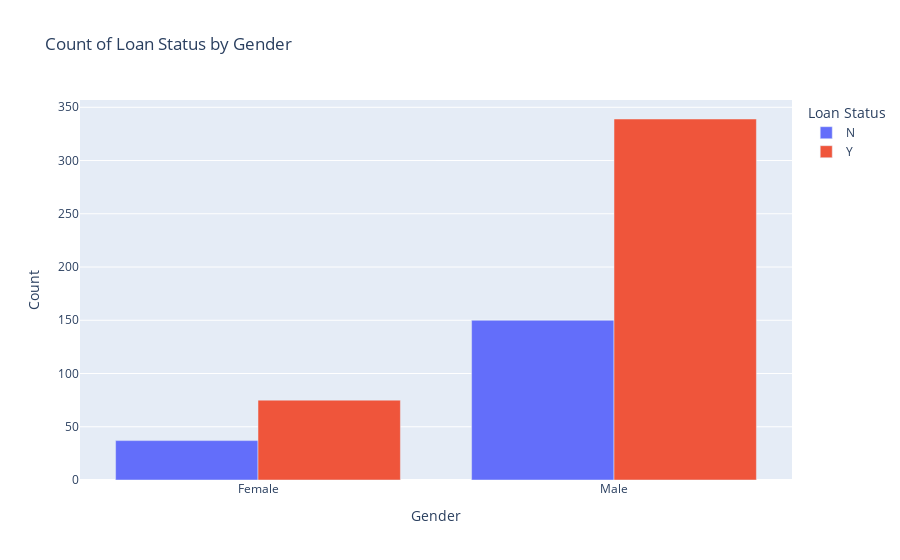
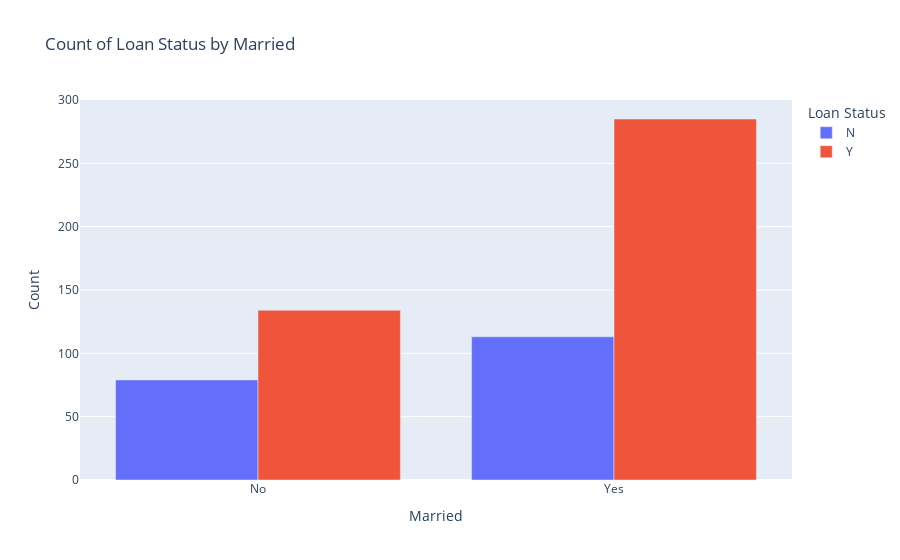
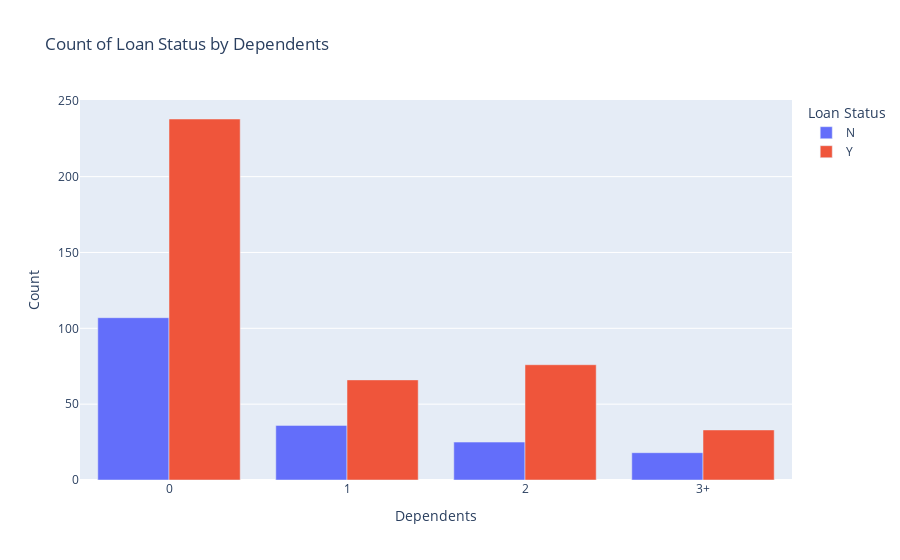
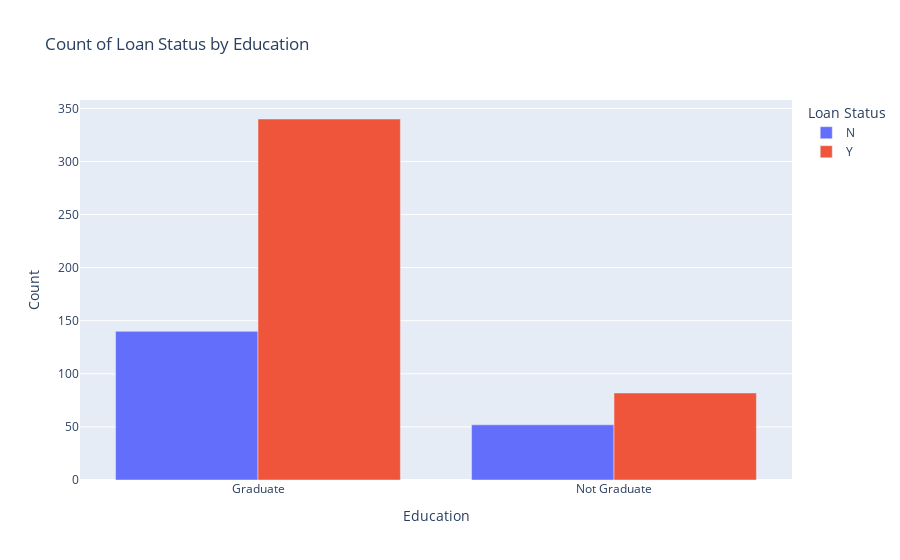

The code cell stored with these charts, in order, in its notebook:
### Code cell
# Define the list of categorical features
categorical_features = ['Gender', 'Married', 'Dependents', 'Education', 'Self_Employed', 'Property_Area']

# Plot grouped bar plots for each categorical feature with Loan_Status
for feature in categorical_features:
    counts = df.groupby([feature, 'Loan_Status']).size().reset_index(name='count')
    fig = px.bar(counts, x=feature, y='count', color='Loan_Status', barmode='group', 
                 labels={'count': 'Count', 'Loan_Status': 'Loan Status'}, 
                 title=f'Count of Loan Status by {feature}')
    fig.show()

### Figure 1 — Plotly figure (JSON) as saved in the notebook; plotly's stock layout.template omitted (floating-point values rounded to 4 significant figures)
{"data": [{"alignmentgroup": "True", "hovertemplate": "Loan Status=N<br>Gender=%{x}<br>Count=%{y}<extra></extra>", "legendgroup": "N", "marker": {"color": "#636efa", "pattern": {"shape": ""}}, "name": "N", "offsetgroup": "N", "orientation": "v", "showlegend": true, "textposition": "auto", "type": "bar", "x": ["Female", "Male"], "xaxis": "x", "y": [37, 150], "yaxis": "y"}, {"alignmentgroup": "True", "hovertemplate": "Loan Status=Y<br>Gender=%{x}<br>Count=%{y}<extra></extra>", "legendgroup": "Y", "marker": {"color": "#EF553B", "pattern": {"shape": ""}}, "name": "Y", "offsetgroup": "Y", "orientation": "v", "showlegend": true, "textposition": "auto", "type": "bar", "x": ["Female", "Male"], "xaxis": "x", "y": [75, 339], "yaxis": "y"}], "layout": {"barmode": "group", "legend": {"title": {"text": "Loan Status"}, "tracegroupgap": 0}, "title": {"text": "Count of Loan Status by Gender"}, "xaxis": {"anchor": "y", "domain": [0, 1], "title": {"text": "Gender"}}, "yaxis": {"anchor": "x", "domain": [0, 1], "title": {"text": "Count"}}}}

### Figure 2 — Plotly figure (JSON) as saved in the notebook; plotly's stock layout.template omitted (floating-point values rounded to 4 significant figures)
{"data": [{"alignmentgroup": "True", "hovertemplate": "Loan Status=N<br>Married=%{x}<br>Count=%{y}<extra></extra>", "legendgroup": "N", "marker": {"color": "#636efa", "pattern": {"shape": ""}}, "name": "N", "offsetgroup": "N", "orientation": "v", "showlegend": true, "textposition": "auto", "type": "bar", "x": ["No", "Yes"], "xaxis": "x", "y": [79, 113], "yaxis": "y"}, {"alignmentgroup": "True", "hovertemplate": "Loan Status=Y<br>Married=%{x}<br>Count=%{y}<extra></extra>", "legendgroup": "Y", "marker": {"color": "#EF553B", "pattern": {"shape": ""}}, "name": "Y", "offsetgroup": "Y", "orientation": "v", "showlegend": true, "textposition": "auto", "type": "bar", "x": ["No", "Yes"], "xaxis": "x", "y": [134, 285], "yaxis": "y"}], "layout": {"barmode": "group", "legend": {"title": {"text": "Loan Status"}, "tracegroupgap": 0}, "title": {"text": "Count of Loan Status by Married"}, "xaxis": {"anchor": "y", "domain": [0, 1], "title": {"text": "Married"}}, "yaxis": {"anchor": "x", "domain": [0, 1], "title": {"text": "Count"}}}}

### Figure 3 — Plotly figure (JSON) as saved in the notebook; plotly's stock layout.template omitted (floating-point values rounded to 4 significant figures)
{"data": [{"alignmentgroup": "True", "hovertemplate": "Loan Status=N<br>Dependents=%{x}<br>Count=%{y}<extra></extra>", "legendgroup": "N", "marker": {"color": "#636efa", "pattern": {"shape": ""}}, "name": "N", "offsetgroup": "N", "orientation": "v", "showlegend": true, "textposition": "auto", "type": "bar", "x": ["0", "1", "2", "3+"], "xaxis": "x", "y": [107, 36, 25, 18], "yaxis": "y"}, {"alignmentgroup": "True", "hovertemplate": "Loan Status=Y<br>Dependents=%{x}<br>Count=%{y}<extra></extra>", "legendgroup": "Y", "marker": {"color": "#EF553B", "pattern": {"shape": ""}}, "name": "Y", "offsetgroup": "Y", "orientation": "v", "showlegend": true, "textposition": "auto", "type": "bar", "x": ["0", "1", "2", "3+"], "xaxis": "x", "y": [238, 66, 76, 33], "yaxis": "y"}], "layout": {"barmode": "group", "legend": {"title": {"text": "Loan Status"}, "tracegroupgap": 0}, "title": {"text": "Count of Loan Status by Dependents"}, "xaxis": {"anchor": "y", "domain": [0, 1], "title": {"text": "Dependents"}}, "yaxis": {"anchor": "x", "domain": [0, 1], "title": {"text": "Count"}}}}

### Figure 4 — Plotly figure (JSON) as saved in the notebook; plotly's stock layout.template omitted (floating-point values rounded to 4 significant figures)
{"data": [{"alignmentgroup": "True", "hovertemplate": "Loan Status=N<br>Education=%{x}<br>Count=%{y}<extra></extra>", "legendgroup": "N", "marker": {"color": "#636efa", "pattern": {"shape": ""}}, "name": "N", "offsetgroup": "N", "orientation": "v", "showlegend": true, "textposition": "auto", "type": "bar", "x": ["Graduate", "Not Graduate"], "xaxis": "x", "y": [140, 52], "yaxis": "y"}, {"alignmentgroup": "True", "hovertemplate": "Loan Status=Y<br>Education=%{x}<br>Count=%{y}<extra></extra>", "legendgroup": "Y", "marker": {"color": "#EF553B", "pattern": {"shape": ""}}, "name": "Y", "offsetgroup": "Y", "orientation": "v", "showlegend": true, "textposition": "auto", "type": "bar", "x": ["Graduate", "Not Graduate"], "xaxis": "x", "y": [340, 82], "yaxis": "y"}], "layout": {"barmode": "group", "legend": {"title": {"text": "Loan Status"}, "tracegroupgap": 0}, "title": {"text": "Count of Loan Status by Education"}, "xaxis": {"anchor": "y", "domain": [0, 1], "title": {"text": "Education"}}, "yaxis": {"anchor": "x", "domain": [0, 1], "title": {"text": "Count"}}}}
